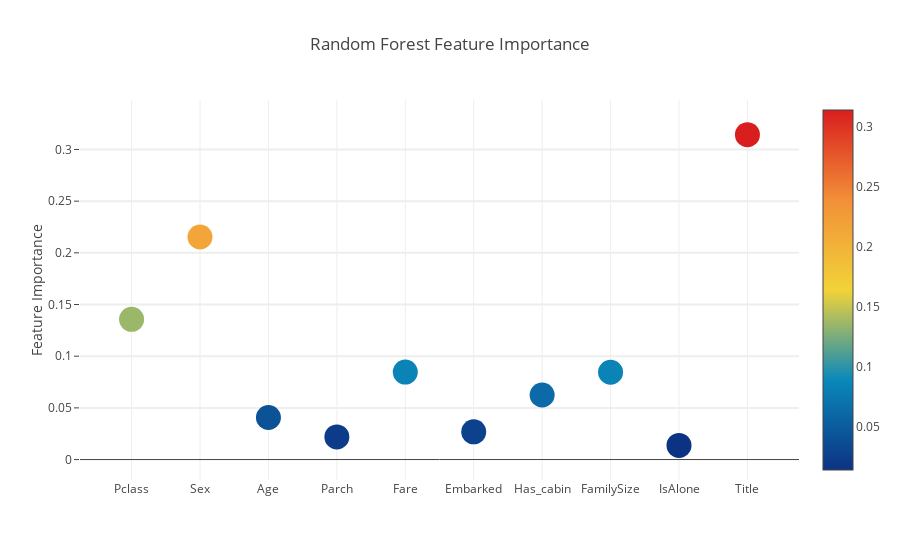
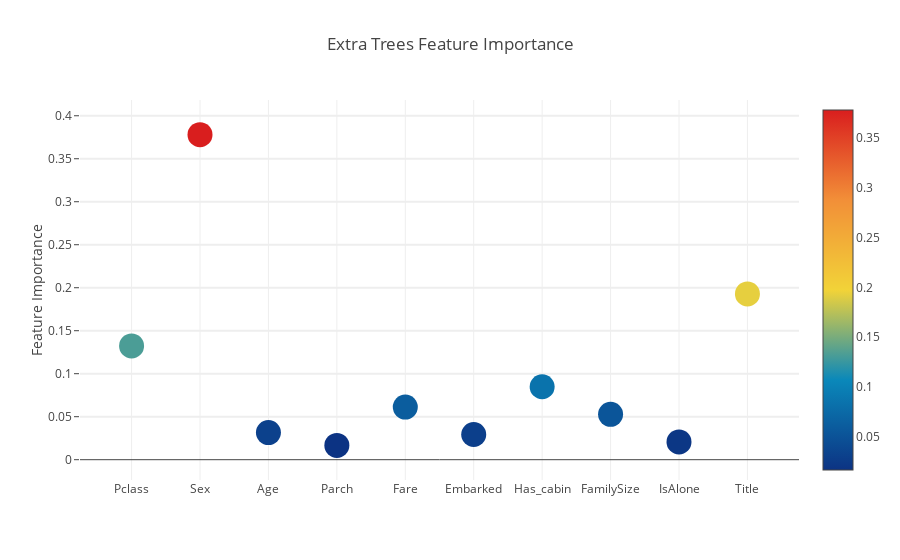
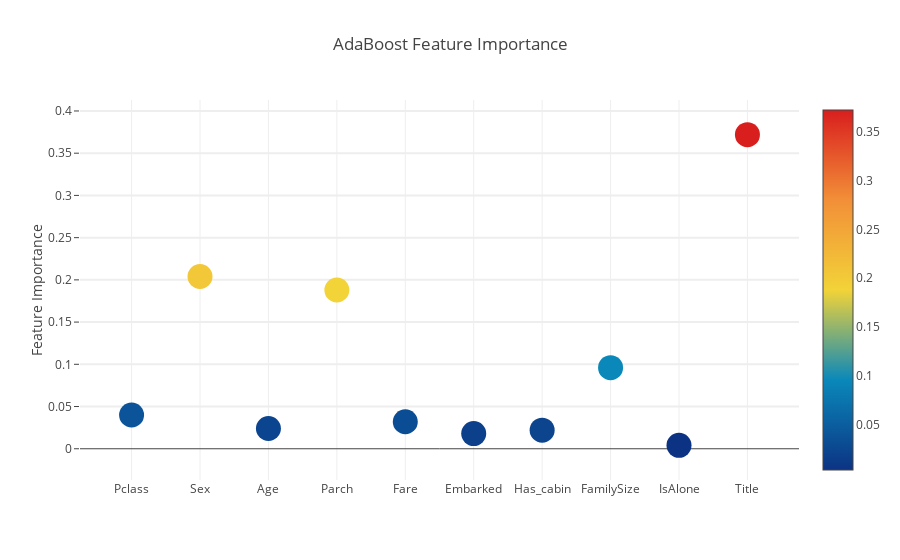
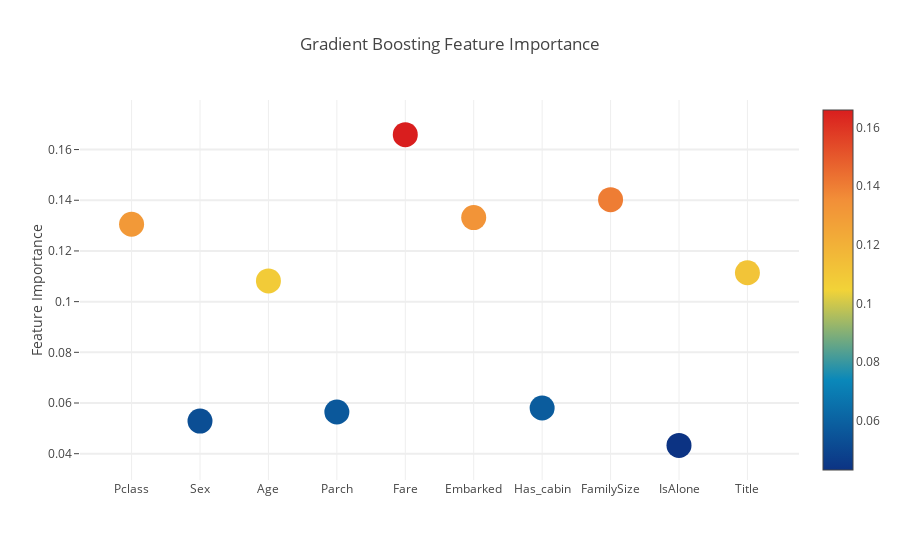

Here is the notebook cell these charts were saved with, in order:
### Code cell
# Scatter plot 
trace = go.Scatter(
    y = feature_dataframe['Random Forest feature importances'].values,
    x = feature_dataframe['features'].values,
    mode='markers',
    marker=dict(
        sizemode = 'diameter',
        sizeref = 1,
        size = 25,
#       size= feature_dataframe['AdaBoost feature importances'].values,
        #color = np.random.randn(500), #set color equal to a variable
        color = feature_dataframe['Random Forest feature importances'].values,
        colorscale='Portland',
        showscale=True
    ),
    text = feature_dataframe['features'].values
)
data = [trace]

layout= go.Layout(
    autosize= True,
    title= 'Random Forest Feature Importance',
    hovermode= 'closest',
#     xaxis= dict(
#         title= 'Pop',
#         ticklen= 5,
#         zeroline= False,
#         gridwidth= 2,
#     ),
    yaxis=dict(
        title= 'Feature Importance',
        ticklen= 5,
        gridwidth= 2
    ),
    showlegend= False
)
fig = go.Figure(data=data, layout=layout)
py.iplot(fig,filename='scatter2010')

# Scatter plot 
trace = go.Scatter(
    y = feature_dataframe['Extra Trees  feature importances'].values,
    x = feature_dataframe['features'].values,
    mode='markers',
    marker=dict(
        sizemode = 'diameter',
        sizeref = 1,
        size = 25,
#       size= feature_dataframe['AdaBoost feature importances'].values,
        #color = np.random.randn(500), #set color equal to a variable
        color = feature_dataframe['Extra Trees  feature importances'].values,
        colorscale='Portland',
        showscale=True
    ),
    text = feature_dataframe['features'].values
)
data = [trace]

layout= go.Layout(
    autosize= True,
    title= 'Extra Trees Feature Importance',
    hovermode= 'closest',
#     xaxis= dict(
#         title= 'Pop',
#         ticklen= 5,
#         zeroline= False,
#         gridwidth= 2,
#     ),
    yaxis=dict(
        title= 'Feature Importance',
        ticklen= 5,
        gridwidth= 2
    ),
    showlegend= False
)
fig = go.Figure(data=data, layout=layout)
py.iplot(fig,filename='scatter2010')

# Scatter plot 
trace = go.Scatter(
    y = feature_dataframe['AdaBoost feature importances'].values,
    x = feature_dataframe['features'].values,
    mode='markers',
    marker=dict(
        sizemode = 'diameter',
        sizeref = 1,
        size = 25,
#       size= feature_dataframe['AdaBoost feature importances'].values,
        #color = np.random.randn(500), #set color equal to a variable
        color = feature_dataframe['AdaBoost feature importances'].values,
        colorscale='Portland',
        showscale=True
    ),
    text = feature_dataframe['features'].values
)
data = [trace]

layout= go.Layout(
    autosize= True,
    title= 'AdaBoost Feature Importance',
    hovermode= 'closest',
#     xaxis= dict(
#         title= 'Pop',
#         ticklen= 5,
#         zeroline= False,
#         gridwidth= 2,
#     ),
    yaxis=dict(
        title= 'Feature Importance',
        ticklen= 5,
        gridwidth= 2
    ),
    showlegend= False
)
fig = go.Figure(data=data, layout=layout)
py.iplot(fig,filename='scatter2010')

# Scatter plot 
trace = go.Scatter(
    y = feature_dataframe['Gradient Boost feature importances'].values,
    x = feature_dataframe['features'].values,
    mode='markers',
    marker=dict(
        sizemode = 'diameter',
        sizeref = 1,
        size = 25,
#       size= feature_dataframe['AdaBoost feature importances'].values,
        #color = np.random.randn(500), #set color equal to a variable
        color = feature_dataframe['Gradient Boost feature importances'].values,
        colorscale='Portland',
        showscale=True
    ),
    text = feature_dataframe['features'].values
)
data = [trace]

layout= go.Layout(
    autosize= True,
    title= 'Gradient Boosting Feature Importance',
    hovermode= 'closest',
#     xaxis= dict(
#         title= 'Pop',
#         ticklen= 5,
#         zeroline= False,
#         gridwidth= 2,
#     ),
    yaxis=dict(
        title= 'Feature Importance',
        ticklen= 5,
        gridwidth= 2
    ),
    showlegend= False
)
fig = go.Figure(data=data, layout=layout)
py.iplot(fig,filename='scatter2010')

### Figure 1 — Plotly figure (JSON) as saved in the notebook; plotly's stock layout.template omitted (floating-point values rounded to 4 significant figures)
{"data": [{"marker": {"color": [0.1357, 0.2153, 0.04069, 0.02189, 0.08459, 0.0268, 0.06245, 0.08447, 0.01372, 0.3144], "colorscale": "Portland", "showscale": true, "size": 25, "sizemode": "diameter", "sizeref": 1}, "mode": "markers", "text": ["Pclass", "Sex", "Age", "Parch", "Fare", "Embarked", "Has_cabin", "FamilySize", "IsAlone", "Title"], "type": "scatter", "uid": "044e72ce-c1b1-11e8-a56d-ace0102288e3", "x": ["Pclass", "Sex", "Age", "Parch", "Fare", "Embarked", "Has_cabin", "FamilySize", "IsAlone", "Title"], "y": [0.1357, 0.2153, 0.04069, 0.02189, 0.08459, 0.0268, 0.06245, 0.08447, 0.01372, 0.3144]}], "layout": {"autosize": true, "hovermode": "closest", "showlegend": false, "title": "Random Forest Feature Importance", "yaxis": {"gridwidth": 2, "ticklen": 5, "title": "Feature Importance"}}}

### Figure 2 — Plotly figure (JSON) as saved in the notebook; plotly's stock layout.template omitted (floating-point values rounded to 4 significant figures)
{"data": [{"marker": {"color": [0.1323, 0.378, 0.03155, 0.01664, 0.06115, 0.02932, 0.08481, 0.05275, 0.02061, 0.1928], "colorscale": "Portland", "showscale": true, "size": 25, "sizemode": "diameter", "sizeref": 1}, "mode": "markers", "text": ["Pclass", "Sex", "Age", "Parch", "Fare", "Embarked", "Has_cabin", "FamilySize", "IsAlone", "Title"], "type": "scatter", "uid": "04589128-c1b1-11e8-a56d-ace0102288e3", "x": ["Pclass", "Sex", "Age", "Parch", "Fare", "Embarked", "Has_cabin", "FamilySize", "IsAlone", "Title"], "y": [0.1323, 0.378, 0.03155, 0.01664, 0.06115, 0.02932, 0.08481, 0.05275, 0.02061, 0.1928]}], "layout": {"autosize": true, "hovermode": "closest", "showlegend": false, "title": "Extra Trees Feature Importance", "yaxis": {"gridwidth": 2, "ticklen": 5, "title": "Feature Importance"}}}

### Figure 3 — Plotly figure (JSON) as saved in the notebook; plotly's stock layout.template omitted (floating-point values rounded to 4 significant figures)
{"data": [{"marker": {"color": [0.04, 0.204, 0.024, 0.188, 0.032, 0.018, 0.022, 0.096, 0.004, 0.372], "colorscale": "Portland", "showscale": true, "size": 25, "sizemode": "diameter", "sizeref": 1}, "mode": "markers", "text": ["Pclass", "Sex", "Age", "Parch", "Fare", "Embarked", "Has_cabin", "FamilySize", "IsAlone", "Title"], "type": "scatter", "uid": "0463a4c8-c1b1-11e8-a56d-ace0102288e3", "x": ["Pclass", "Sex", "Age", "Parch", "Fare", "Embarked", "Has_cabin", "FamilySize", "IsAlone", "Title"], "y": [0.04, 0.204, 0.024, 0.188, 0.032, 0.018, 0.022, 0.096, 0.004, 0.372]}], "layout": {"autosize": true, "hovermode": "closest", "showlegend": false, "title": "AdaBoost Feature Importance", "yaxis": {"gridwidth": 2, "ticklen": 5, "title": "Feature Importance"}}}

### Figure 4 — Plotly figure (JSON) as saved in the notebook; plotly's stock layout.template omitted (floating-point values rounded to 4 significant figures)
{"data": [{"marker": {"color": [0.1305, 0.05287, 0.1082, 0.05645, 0.1659, 0.1332, 0.05804, 0.1402, 0.04328, 0.1114], "colorscale": "Portland", "showscale": true, "size": 25, "sizemode": "diameter", "sizeref": 1}, "mode": "markers", "text": ["Pclass", "Sex", "Age", "Parch", "Fare", "Embarked", "Has_cabin", "FamilySize", "IsAlone", "Title"], "type": "scatter", "uid": "046cb6d0-c1b1-11e8-a56d-ace0102288e3", "x": ["Pclass", "Sex", "Age", "Parch", "Fare", "Embarked", "Has_cabin", "FamilySize", "IsAlone", "Title"], "y": [0.1305, 0.05287, 0.1082, 0.05645, 0.1659, 0.1332, 0.05804, 0.1402, 0.04328, 0.1114]}], "layout": {"autosize": true, "hovermode": "closest", "showlegend": false, "title": "Gradient Boosting Feature Importance", "yaxis": {"gridwidth": 2, "ticklen": 5, "title": "Feature Importance"}}}
